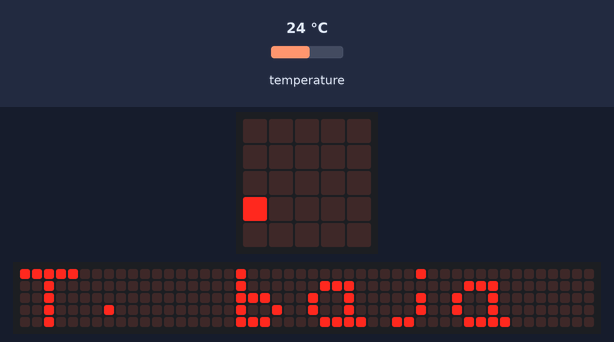
Bench run of a program on a simulated BBC micro:bit (MakeCode). Parts: the board's 5×5 LED display, a strip that is not on the board, showing the scrolling text unrolled. Inputs (shaded band) come from the test bench; at power-on: temperature 24 °C. The 48×5 strip is a reading aid, not a part: it shows the text the display is scrolling, unrolled, one strip-width of it at a time.

Above: at 4.57 s.
4.6 s: temperature set to 12 °C
At 10.05 s:
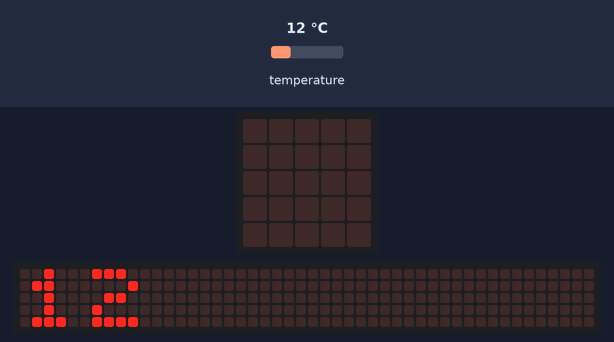
11.2 s: temperature set to 25.4 °C
At 12.67 s:
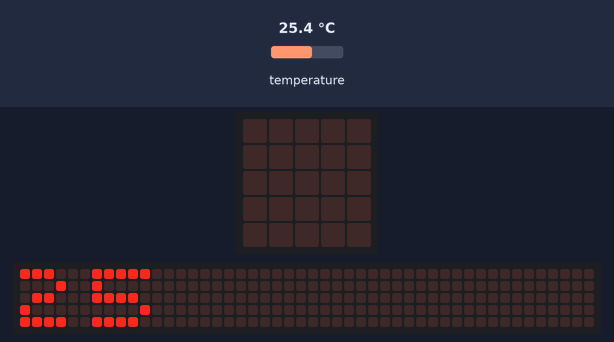
14.3 s: temperature set to 26.7 °C
At 25.27 s:
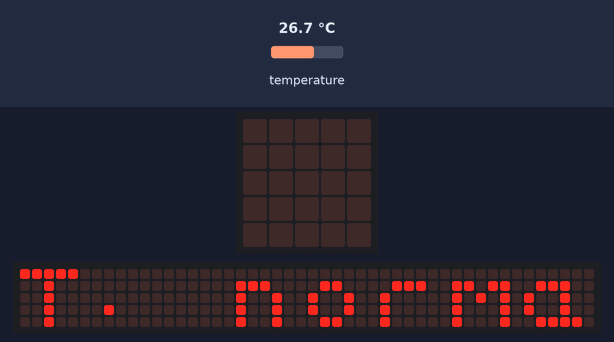

The program:

main.ts
```typescript
basic.forever(function () {
    while (input.temperature() > 34) {
        basic.showNumber(input.temperature())
        basic.showString("T. alta")
    }
    while (input.temperature() < 26) {
        basic.showNumber(input.temperature())
        basic.showString("T. baja")
        basic.showNumber(input.temperature())
    }
    basic.showString("T. normal")
})
```

test.ts
```typescript
// aquí va el archivo "tests"; esto no se compilará cuando este paquete se utilice como una extensión.
```

Measured:
- the behaviour switches between 25.9 and 26 °C on temperature (found by bisection; images 2 and 3)
